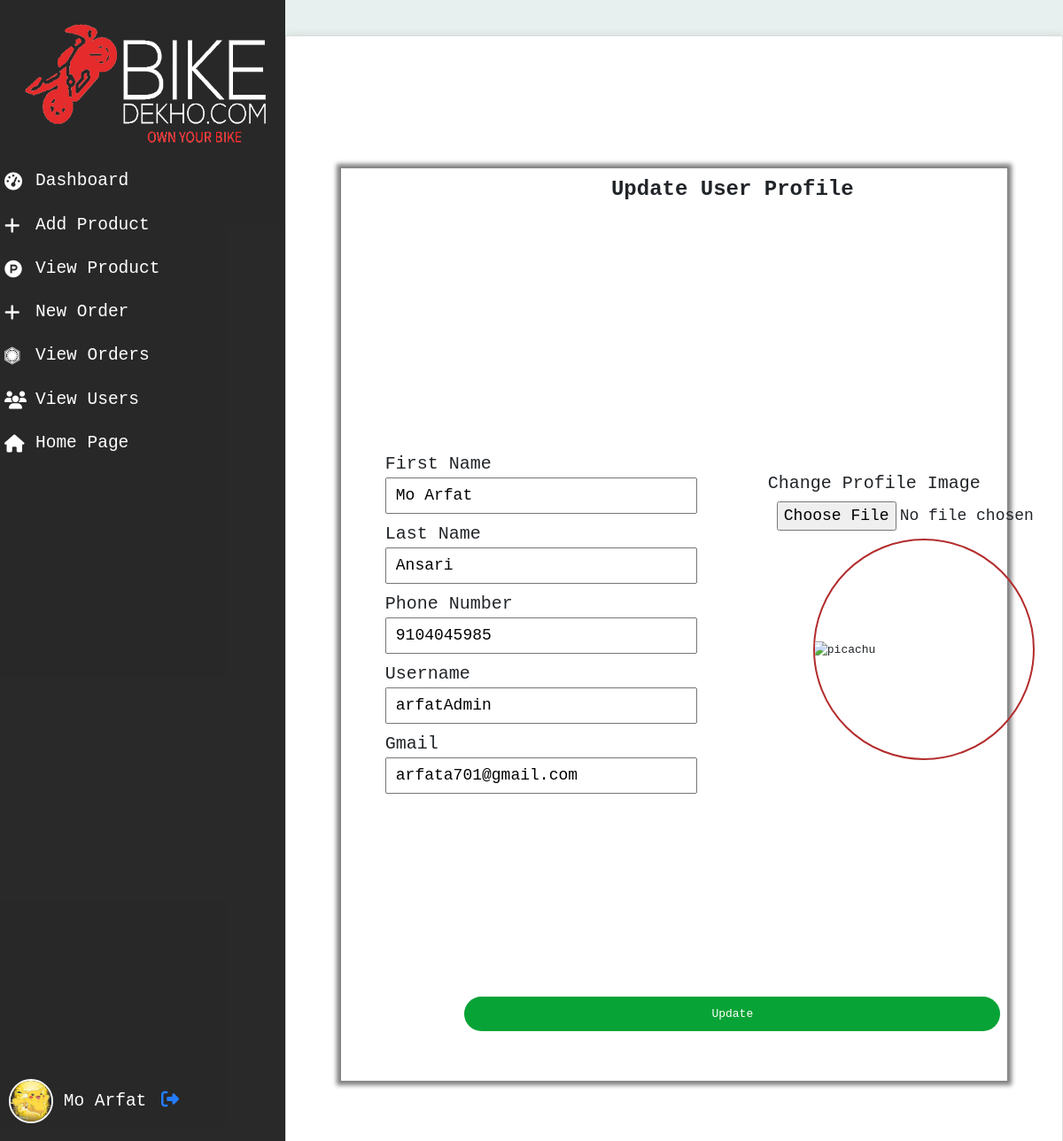
/admin/user_update.php?ID=2 (signed in), run on the app's committed database.
### tables this page shows
CREATE TABLE `users` (
  `ID` int(4) NOT NULL,
  `first_Name` text NOT NULL,
  `last_Name` text NOT NULL,
  `phone_Number` text NOT NULL,
  `gmail` varchar(50) NOT NULL,
  `username` text NOT NULL,
  `password` text NOT NULL,
  `user_Type` text NOT NULL DEFAULT 'user',
  `create_At` text NOT NULL DEFAULT current_timestamp(),
  `active` tinyint(1) NOT NULL DEFAULT 1,
  `image` varchar(255) DEFAULT NULL
);

### admin/user_update.php (the view, shortened to what this page needs)
<?php include"./adminlayot/header.php";?>
<div class="container">
  <?php
        include "../database/conn.php";
        $id=$_GET['ID'];
        $sql="SELECT * FROM users WHERE ID=$id";
        $result=$conn->query($sql);
        $res=mysqli_fetch_assoc($result);
    ?>
<form action="./databseFiles/profile_data_update.php ?ID=<?php echo$res['ID']."&"."image=".$res["image"]; ?>" method="post" enctype="multipart/form-data" >
    <div class=" profile-container-out">
        <div class="profile-container">
            <div class="profile-heading">
                <h1 style="text-align:center">Update User Profile</h1>
            </div>
            <div class="profile-right">
                <div class="profile-info-div">
                <div class="pro-input">
                        <label for="first_Name">First Name</label>
                        <input type="text" name="first_Name" id="first_Name" value="<?php echo $res['first_Name'];?>">
                </div>
                <div class="pro-input">
                        <label for="last_Name">Last Name</label>
                        <input type="text" name="last_Name" id="last_Name" value="<?php echo $res['last_Name'];?>">
                </div>
                <div class="pro-input">
                        <label for="phone_Number">Phone Number</label>
                        <input type="text" name="phone_Number" id="phone_Number" value="<?php echo $res['phone_Number'];?>">
                    </div>
                    <div class="pro-input">
                        <label for="username">Username</label>
                        <input type="text" name="username" id="username" value="<?php echo $res['username'];?>">
                </div>
                    <div class="pro-input">
                        <label for="gmail">Gmail</label>
                        <input type="email" name="gmail" id="gmail" value="<?php echo $res['gmail'];?>">
                    </div>
                </div>
            </div>
            <div class="profile-left">
                <div class="pro-input">
                    <label for="image">Change Profile Image</label>
                    <input type="file" name="image" id="image" onchange="previewImage(this)">
                </div>
                <div class="profile-img-div">
                <img width="250px" src="../users/<?php echo $res['image'];?>" alt="picachu">
                </div>
            </div>
            <div class="profile-btn">
                <button class="card-btn" type="submit">Update</button>
            </div>
        </div>
    </div>
</form>
</div>
<?php include"./adminlayot/footer.php";?>

### admin/admin.css (style rules this page uses)
* { margin: 0; padding: 0; box-sizing: border-box; font-family: monospace; }
body { display: flex; }
.container { max-width: 1200px; margin: 40px auto; padding: 20px; background-color: #fff; border: 1px solid #ddd; box-shadow: 0 0 10px rgba(0, 0, 0, 0.1); }
h1 { margin-top: 0; font-weight: bold; font-size: 24px; }

### admin/user_update.css (style rules this page uses)
.profile-container-out { display: flex; align-items: center; justify-content: center; height: 100vh; }
.profile-container { height: 80vh; width: 90%; box-shadow: 0 0 5px 5px gray; display: grid; grid-template-areas: 'header header ' 'main right' 'main right' 'main right' 'main right' 'main right' 'footer footer'; padding: 10px; background-color: rgba(255, 255, 255,0.4); }
.profile-heading { grid-area:header; }
.profile-left { grid-area:right; padding: 21px 0px; width:36vw; display: flex; flex-direction: column; justify-content: center; align-items: center; }
.profile-right { grid-area:main; width:36vw; display: flex; flex-direction: column; justify-content: center; align-items: center; }
.profile-btn { grid-area: footer; display: flex; justify-content: center; align-items: center; }
.pro-input { width: 100%; padding:4px 40px; font-size: 20px; }
.pro-input label { width: 100%; }
.pro-input input { width: 100%; font-size: 18px; padding: 5px 10px; }
.profile-img-div { height: 250px; width: 250px; display: flex; justify-content: center; align-items: center; border: 2px solid rgb(179, 45, 45); border-radius: 50%; overflow: hidden; display: grid; }
.profile-info-div { margin-top: 20px; }
.card-btn { padding: 10px; margin: 10px; width: 70%; color: #fff; background-color:rgb(7, 163, 54); outline: none; border-radius: 20px; border: none; cursor: pointer; }

### data on the page
users: first_Name "Mo Arfat", last_Name "Ansari", phone_Number "9104045985", username "arfatAdmin", gmail "arfata701@gmail.com"

### other printed values
$_SESSION['username'] "Mo Arfat"
